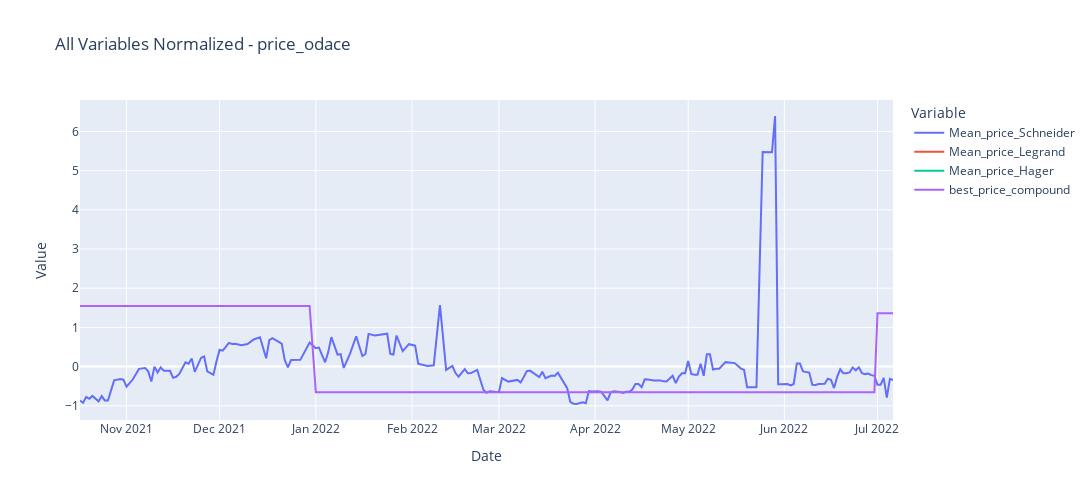
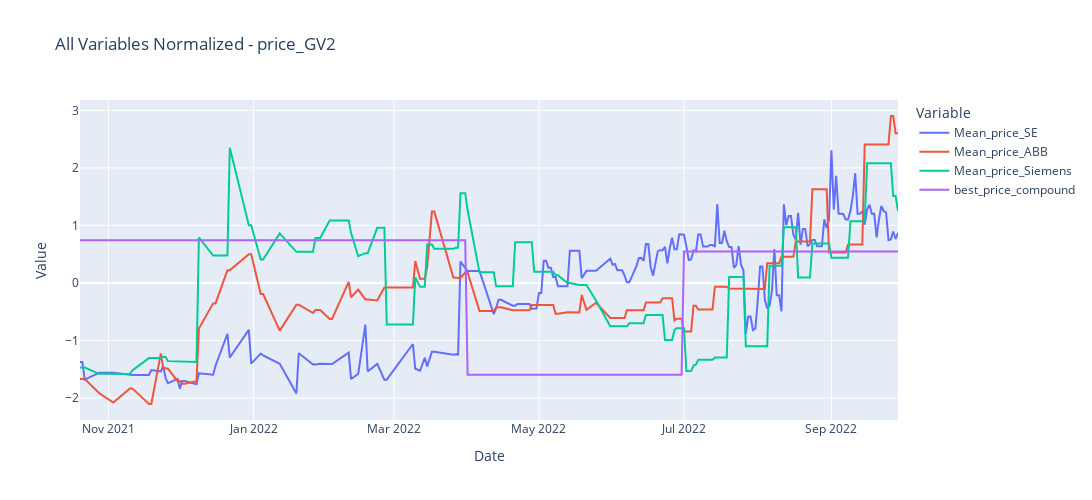
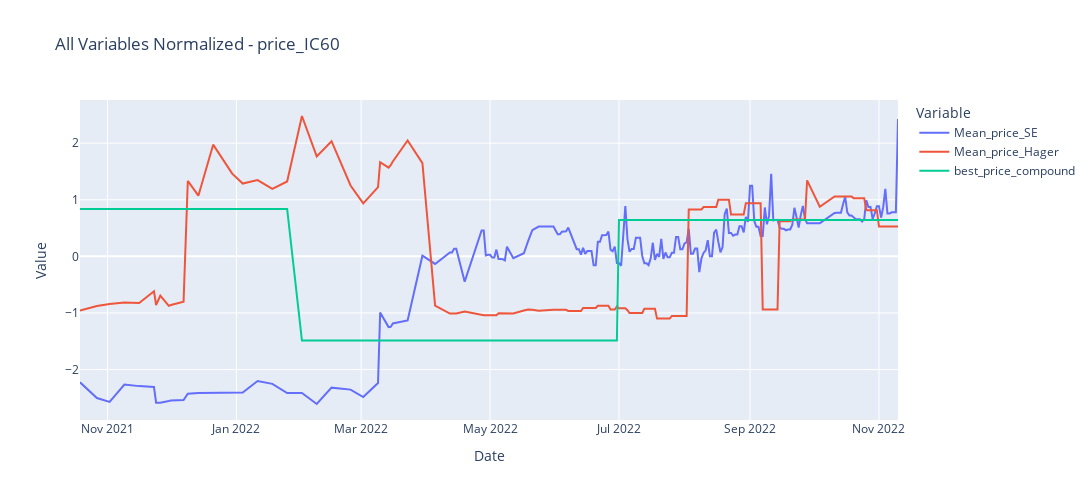

Notebook code for these charts, in order:
### Code cell
import plotly.express as px

# Normalizing Function
def normalize_and_plot(df, title):
    scaler = StandardScaler()

    # Normalize the DataFrame
    df_normalized = pd.DataFrame(scaler.fit_transform(df), index=df.index, columns=df.columns)

    # Melt the DataFrame for Plotly
    df_melted = df_normalized.reset_index().melt(id_vars=df_normalized.index.name, var_name='Variable', value_name='Value')

    # Plotting with Plotly
    fig = px.line(df_melted, x=df_normalized.index.name, y='Value', color='Variable', title=title)
    fig.update_layout(width=1300, height=500)
    fig.show()

# Apply to your DataFrames
normalize_and_plot(price_odace_best, 'All Variables Normalized - price_odace')
normalize_and_plot(price_GV2_best, 'All Variables Normalized - price_GV2')
normalize_and_plot(price_IC60_best, 'All Variables Normalized - price_IC60')

### Figure 1 — Plotly figure (JSON) as saved in the notebook; plotly's stock layout.template omitted (floating-point values rounded to 4 significant figures; data arrays with more than 128 entries replaced by an {"elided": "..."} marker saying what was removed)
{"data": [{"hovertemplate": "Variable=Mean_price_Schneider<br>Date=%{x}<br>Value=%{y}<extra></extra>", "legendgroup": "Mean_price_Schneider", "line": {"color": "#636efa", "dash": "solid"}, "marker": {"symbol": "circle"}, "mode": "lines", "name": "Mean_price_Schneider", "orientation": "v", "showlegend": true, "type": "scatter", "x": {"elided": "203 str values"}, "xaxis": "x", "y": {"elided": "203 float values"}, "yaxis": "y"}, {"hovertemplate": "Variable=Mean_price_Legrand<br>Date=%{x}<br>Value=%{y}<extra></extra>", "legendgroup": "Mean_price_Legrand", "line": {"color": "#EF553B", "dash": "solid"}, "marker": {"symbol": "circle"}, "mode": "lines", "name": "Mean_price_Legrand", "orientation": "v", "showlegend": true, "type": "scatter", "x": {"elided": "203 str values"}, "xaxis": "x", "y": {"elided": "203 null values"}, "yaxis": "y"}, {"hovertemplate": "Variable=Mean_price_Hager<br>Date=%{x}<br>Value=%{y}<extra></extra>", "legendgroup": "Mean_price_Hager", "line": {"color": "#00cc96", "dash": "solid"}, "marker": {"symbol": "circle"}, "mode": "lines", "name": "Mean_price_Hager", "orientation": "v", "showlegend": true, "type": "scatter", "x": {"elided": "203 str values"}, "xaxis": "x", "y": {"elided": "203 null values"}, "yaxis": "y"}, {"hovertemplate": "Variable=best_price_compound<br>Date=%{x}<br>Value=%{y}<extra></extra>", "legendgroup": "best_price_compound", "line": {"color": "#ab63fa", "dash": "solid"}, "marker": {"symbol": "circle"}, "mode": "lines", "name": "best_price_compound", "orientation": "v", "showlegend": true, "type": "scatter", "x": {"elided": "203 str values"}, "xaxis": "x", "y": {"elided": "203 float values"}, "yaxis": "y"}], "layout": {"height": 500, "legend": {"title": {"text": "Variable"}, "tracegroupgap": 0}, "title": {"text": "All Variables Normalized - price_odace"}, "width": 1300, "xaxis": {"anchor": "y", "domain": [0, 1], "title": {"text": "Date"}}, "yaxis": {"anchor": "x", "domain": [0, 1], "title": {"text": "Value"}}}}

### Figure 2 — Plotly figure (JSON) as saved in the notebook; plotly's stock layout.template omitted (floating-point values rounded to 4 significant figures; data arrays with more than 128 entries replaced by an {"elided": "..."} marker saying what was removed)
{"data": [{"hovertemplate": "Variable=Mean_price_SE<br>Date=%{x}<br>Value=%{y}<extra></extra>", "legendgroup": "Mean_price_SE", "line": {"color": "#636efa", "dash": "solid"}, "marker": {"symbol": "circle"}, "mode": "lines", "name": "Mean_price_SE", "orientation": "v", "showlegend": true, "type": "scatter", "x": {"elided": "203 str values"}, "xaxis": "x", "y": {"elided": "203 float values"}, "yaxis": "y"}, {"hovertemplate": "Variable=Mean_price_ABB <br>Date=%{x}<br>Value=%{y}<extra></extra>", "legendgroup": "Mean_price_ABB ", "line": {"color": "#EF553B", "dash": "solid"}, "marker": {"symbol": "circle"}, "mode": "lines", "name": "Mean_price_ABB ", "orientation": "v", "showlegend": true, "type": "scatter", "x": {"elided": "203 str values"}, "xaxis": "x", "y": {"elided": "203 float values"}, "yaxis": "y"}, {"hovertemplate": "Variable=Mean_price_Siemens <br>Date=%{x}<br>Value=%{y}<extra></extra>", "legendgroup": "Mean_price_Siemens ", "line": {"color": "#00cc96", "dash": "solid"}, "marker": {"symbol": "circle"}, "mode": "lines", "name": "Mean_price_Siemens ", "orientation": "v", "showlegend": true, "type": "scatter", "x": {"elided": "203 str values"}, "xaxis": "x", "y": {"elided": "203 float values"}, "yaxis": "y"}, {"hovertemplate": "Variable=best_price_compound<br>Date=%{x}<br>Value=%{y}<extra></extra>", "legendgroup": "best_price_compound", "line": {"color": "#ab63fa", "dash": "solid"}, "marker": {"symbol": "circle"}, "mode": "lines", "name": "best_price_compound", "orientation": "v", "showlegend": true, "type": "scatter", "x": {"elided": "203 str values"}, "xaxis": "x", "y": {"elided": "203 float values"}, "yaxis": "y"}], "layout": {"height": 500, "legend": {"title": {"text": "Variable"}, "tracegroupgap": 0}, "title": {"text": "All Variables Normalized - price_GV2"}, "width": 1300, "xaxis": {"anchor": "y", "domain": [0, 1], "title": {"text": "Date"}}, "yaxis": {"anchor": "x", "domain": [0, 1], "title": {"text": "Value"}}}}

### Figure 3 — Plotly figure (JSON) as saved in the notebook; plotly's stock layout.template omitted (floating-point values rounded to 4 significant figures; data arrays with more than 128 entries replaced by an {"elided": "..."} marker saying what was removed)
{"data": [{"hovertemplate": "Variable=Mean_price_SE<br>Date=%{x}<br>Value=%{y}<extra></extra>", "legendgroup": "Mean_price_SE", "line": {"color": "#636efa", "dash": "solid"}, "marker": {"symbol": "circle"}, "mode": "lines", "name": "Mean_price_SE", "orientation": "v", "showlegend": true, "type": "scatter", "x": {"elided": "203 str values"}, "xaxis": "x", "y": {"elided": "203 float values"}, "yaxis": "y"}, {"hovertemplate": "Variable=Mean_price_Hager<br>Date=%{x}<br>Value=%{y}<extra></extra>", "legendgroup": "Mean_price_Hager", "line": {"color": "#EF553B", "dash": "solid"}, "marker": {"symbol": "circle"}, "mode": "lines", "name": "Mean_price_Hager", "orientation": "v", "showlegend": true, "type": "scatter", "x": {"elided": "203 str values"}, "xaxis": "x", "y": {"elided": "203 float values"}, "yaxis": "y"}, {"hovertemplate": "Variable=best_price_compound<br>Date=%{x}<br>Value=%{y}<extra></extra>", "legendgroup": "best_price_compound", "line": {"color": "#00cc96", "dash": "solid"}, "marker": {"symbol": "circle"}, "mode": "lines", "name": "best_price_compound", "orientation": "v", "showlegend": true, "type": "scatter", "x": {"elided": "203 str values"}, "xaxis": "x", "y": {"elided": "203 float values"}, "yaxis": "y"}], "layout": {"height": 500, "legend": {"title": {"text": "Variable"}, "tracegroupgap": 0}, "title": {"text": "All Variables Normalized - price_IC60"}, "width": 1300, "xaxis": {"anchor": "y", "domain": [0, 1], "title": {"text": "Date"}}, "yaxis": {"anchor": "x", "domain": [0, 1], "title": {"text": "Value"}}}}
